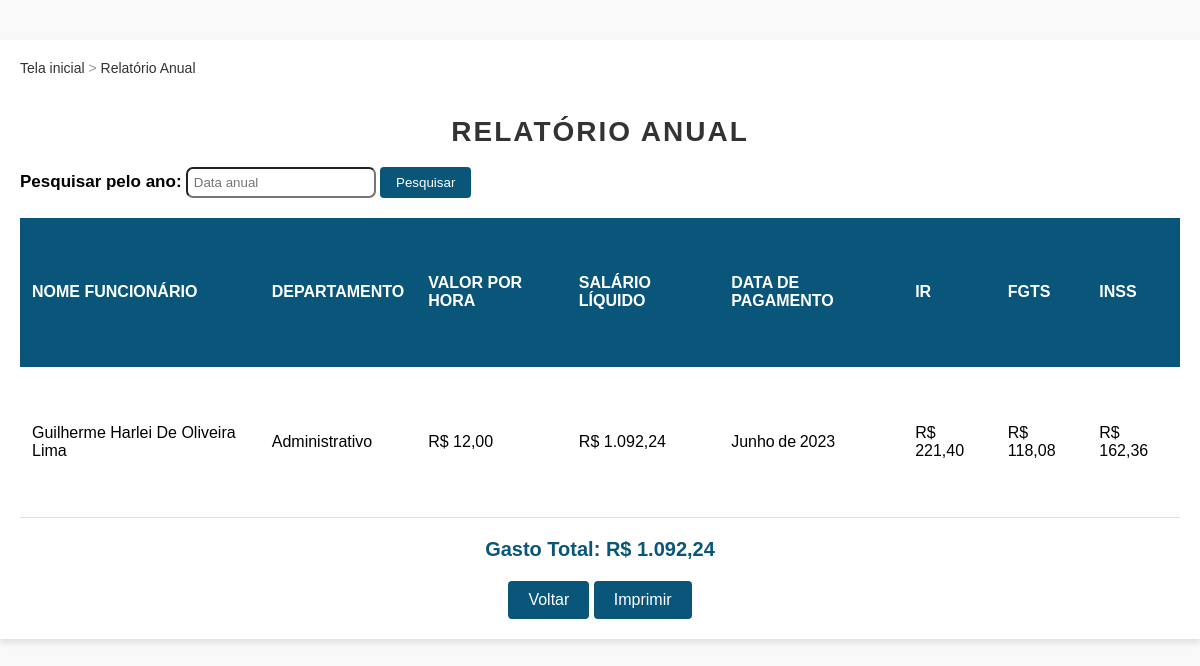
Page /gastos/gasto_a.php (signed in) on the committed database.
### tables this page shows
CREATE TABLE `func` (
  `id_f` int(11) NOT NULL,
  `id_d` int(11) DEFAULT NULL,
  `tipo` int(1) NOT NULL,
  `nome` varchar(50) NOT NULL,
  `pass` varchar(50) NOT NULL,
  `cpf` varchar(50) NOT NULL,
  `idade` int(3) NOT NULL,
  `email` varchar(50) NOT NULL,
  `telefone` varchar(50) NOT NULL,
  `rua` varchar(50) NOT NULL,
  `bairro` varchar(50) NOT NULL,
  `cidade` varchar(50) NOT NULL,
  `estado` varchar(50) NOT NULL
);

CREATE TABLE `dep` (
  `id_dep` int(11) NOT NULL,
  `nome_dep` varchar(50) NOT NULL
);

CREATE TABLE `pag` (
  `id_p` int(11) NOT NULL,
  `id_f` int(11) NOT NULL,
  `salario_b` varchar(50) NOT NULL,
  `IR` varchar(50) NOT NULL,
  `INSS` varchar(50) NOT NULL,
  `FGTS` varchar(50) NOT NULL,
  `Vale_t` varchar(50) NOT NULL,
  `salario_l` varchar(50) NOT NULL,
  `trabalhadas_h` varchar(50) NOT NULL,
  `valor_h` varchar(50) NOT NULL,
  `data_p` varchar(50) NOT NULL
);

### gastos/gasto_a.php (the view, shortened to what this page needs)
<!DOCTYPE html>
<html lang="en">
<head>
</head>
<body>
    <div class="container">
        <div class="sitemap">
            <a href="../admin.php">Tela inicial</a> > <a href="#">Relatório Anual</a>
        </div>
        <h1>Relatório Anual</h1>
        <form method="GET">
            <b><label for="termo">Pesquisar pelo ano:</label></b>
            <input type="text" name="termo" id="termo" minlength="4" maxlength="4" placeholder="Data anual" required>
            <button type="submit">Pesquisar</button>
        </form>
        <table>
            <thead>
                <tr>
                    <th>Nome Funcionário</th>
                    <th>Departamento</th>
                    <th>Valor por Hora</th>
                    <th>Salário Líquido</th>
                    <th>Data de Pagamento</th>
                    <th>IR</th>
                    <th>FGTS</th>
                    <th>INSS</th>
                </tr>
                <?php
                @$termoPesquisa = $_GET['termo'];
                require_once '../back/connect.php';
                $sql = "SELECT f.nome, p.*, d.nome_dep
                FROM func as f, pag as p, dep as d
                WHERE f.id_f = p.id_f and f.id_d = d.id_dep and p.data_p LIKE '%$termoPesquisa%' ORDER BY f.nome, p.data_p DESC";
                $result = $conn->query($sql);
                $total = 0.0;
                if ($result->num_rows > 0) {
                    while ($row = $result->fetch_assoc()) {
                        $total += $row['salario_l'];
                        echo "<tr>";
                        echo "<td>" . $row['nome'] . "</td>";
                        echo "<td>" . $row['nome_dep'] . "</td>";
                        echo "<td>" . "R$ " . number_format($row['valor_h'], 2, ',', '.') . "</td>";
                        echo "<td>" . "R$ " . number_format($row['salario_l'], 2, ',', '.') . "</td>";
                        echo "<td>" . $row['data_p'] . "</td>";
                        echo "<td>" . "R$ " . number_format($row['IR'], 2, ',', '.') . "</td>";
                        echo "<td>" . "R$ " . number_format($row['FGTS'], 2, ',', '.') . "</td>";
                        echo "<td>" . "R$ " . number_format($row['INSS'], 2, ',', '.') . "</td>";
                        echo "</tr>";
                    }
                } else {
                    echo "<tr><td colspan='10'><center>Sem Dados a apresentar</center></td></tr>";
                }
                ?>
            </thead>
        </table>
        <h2 class="total">Gasto Total: <?php echo "R$ " . number_format($total, 2, ',', '.'); ?></h2>
        <div style="text-align: center; margin-top: 20px;">
            <a class="btn" href="../admin.php">Voltar</a>
            <a class="btn" onclick="window.print()">Imprimir</a>
        </div>
    </div>
</body>
</html>

### gastos/gasto_a.php (style rules this page uses)
body { font-family: 'Arial', sans-serif; background-color: #f9f9f9; margin: 0; padding: 0; }
h1 { text-align: center; margin-top: 40px; color: #333; font-size: 28px; text-transform: uppercase; letter-spacing: 2px; }
.container { max-width: 1500px; margin: 40px auto; padding: 20px; background-color: #fff; box-shadow: 0 4px 6px rgba(0, 0, 0, 0.1); }
table { width: 100%; height: 300px; border-collapse: collapse; margin-top: 20px; }
th, td { padding: 12px; text-align: left; }
th { background-color: #09567a; color: #fff; font-weight: bold; text-transform: uppercase; }
td { border-bottom: 1px solid #e0e0e0; }
.total { text-align: center; margin-top: 20px; font-size: 20px; font-weight: bold; color: #09567a; }
.btn { display: inline-block; padding: 10px 20px; background-color: #09567a; color: #fff; text-decoration: none; border-radius: 4px; transition: background-color 0.3s; }
form label { font-size: 17px; }
form button { display: inline-block; padding: 8px 16px; border: none; border-radius: 4px; text-decoration: none; color: #fff; background-color: #09567a; cursor: pointer; transition: all 0.3s ease; }
form input { width: 15%; padding: 0.5%; border-radius: 7px; }
.sitemap { margin-bottom: 20px; font-size: 14px; color: #999; }
.sitemap a { text-decoration: none; color: #333; }

### rows in the picture
func: nome "Guilherme Harlei De Oliveira Lima", id_d.nome_dep "Administrativo", pag.valor_h "12,00", pag.salario_l "1.092,24", pag.data_p "Junho de 2023", pag.IR "221,40", pag.FGTS "118,08", pag.INSS "162,36"

### other values in the picture
$total "1.092,24"
